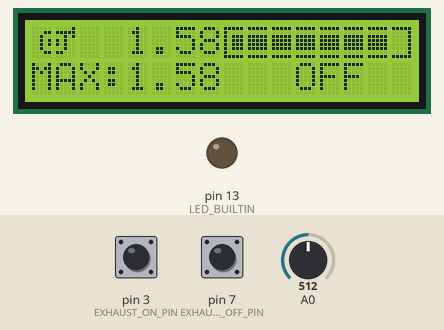
The sketch below on a simulated Arduino Uno, built with avr-gcc and run on an emulated ATmega328P. On the bench: 16×2 character LCD, output pins drawn as LEDs (lit = HIGH). The test bench sets the inputs (shaded band); at power-on: A0 = 512, pin 3 (EXHAUST_ON_PIN) HIGH, pin 7 (EXHAUST_OFF_PIN) HIGH. What the sketch prints to the serial monitor is not drawn.

Above: at 2.9 s.
3.0 s: A0 set to 692
At 5.0 s:
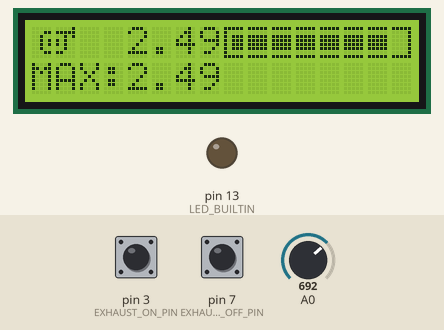
5.3 s: A0 set to 705
At 7.0 s:
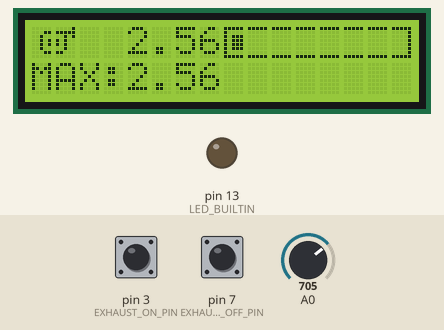
7.3 s: pin 3 (EXHAUST_ON_PIN) pulled LOW for 1 s
At 9.1 s:
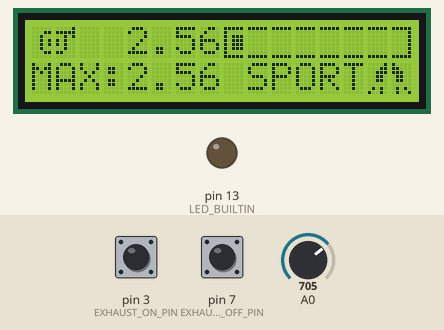
9.8 s: pin 7 (EXHAUST_OFF_PIN) pulled LOW for 1 s
At 10.9 s:
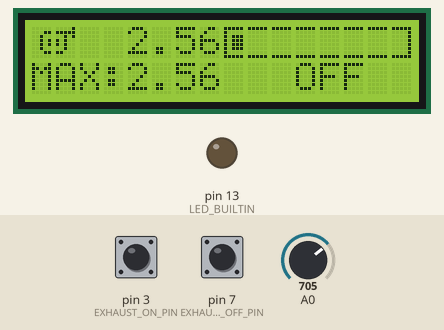
13.8 s: A0 set to 716
At 14.5 s:
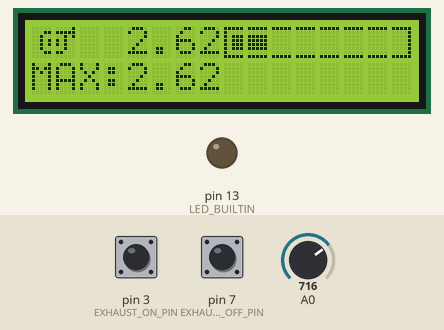
15.5 s: pin 3 (EXHAUST_ON_PIN) pulled LOW for 3.2 s
At 16.6 s:
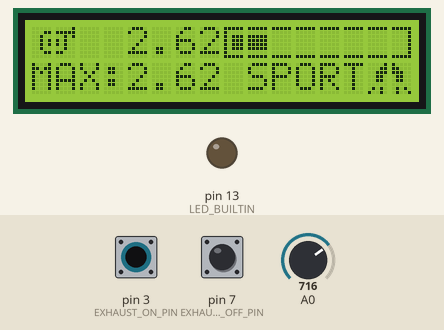
Timing chart, 0 to 18.5 s (numbered marks = the images above; inputs shaded):
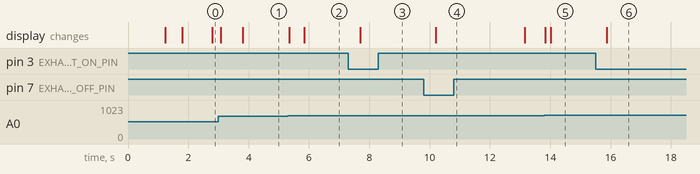

Measured:
- the behaviour switches between 704 and 705 on A0 (found by bisection; images 1 and 2)
- after the input at 3.0 s, the display: first changes after 0.08 s (image 1 shows a later state)
- after the input at 5.3 s, the display: first changes after 0.05 s (image 2 shows a later state)
- after the input at 7.3 s, the display: changes after 0.40 s (image 3)
- after the input at 9.8 s, the display: changes after 0.40 s (image 4)
- after the input at 13.8 s, the display: first changes at once (image 5 shows a later state)
- after the input at 15.5 s, the display: changes after 0.37 s (image 6)

The sketch:

main.ino
```cpp
#include <Wire.h>
#include <LiquidCrystal_I2C.h>
#include <string.h>


const int  MAX_VAL_PERIOD_SEC = 30;
const float BAR_MIN = 0.8;
const float BAR_MAX = 3.3;
const int EXHAUST_BUTTON_THRESHOLD = 300; // ms
const int EXHAUST_ON_PIN = 3; //D3
const int EXHAUST_OFF_PIN = 7; //D7


// Структура для кольцевой очереди с поиском максимума
struct CircularQueue {
    float* values;      // Массив значений
    int* maxDeque;      // Дек индексов для поиска максимума (кольцевой)
    int capacity;       // Размер буфера
    int qHead;          // Голова очереди значений
    int qTail;          // Хвост очереди значений
    int qSize;          // Текущий размер очереди
    int dHead;          // Голова дека максимумов
    int dTail;          // Хвост дека максимумов
};

struct CircularQueue *queue = NULL;
int qError = 0;

float maxPressInSec = 0;

// Прототипы функций
void initCircularQueue(struct CircularQueue **q, int capacity);
void freeCircularQueue(struct CircularQueue *q);
int isQueueEmpty(struct CircularQueue *q);
int isQueueFull(struct CircularQueue *q);
void enqueue(struct CircularQueue *q, float value);
float dequeue(struct CircularQueue *q);
float getMaximum(struct CircularQueue *q);
int getQueueSize(struct CircularQueue *q);

LiquidCrystal_I2C lcd(0x27 , 16, 2);

const int SENSOR_MAP_SIZE = 10;
const float SENSOR_MAP[SENSOR_MAP_SIZE][2] = {
  {25, -1},
  {45, -0.8},
  {202, 0},
  {302, 0.5},
  {399, 1.0},
  {457, 1.3},
  {516, 1.6},
  {554, 1.8},
  {595, 2.0},
  {791, 3.0}
};

void initCircularQueue(struct CircularQueue **q, int capacity) {
  Serial.print("Allocating memory for circular queue, capacity: ");
  Serial.println(capacity);

  *q = (struct CircularQueue*)malloc(sizeof(struct CircularQueue));
  if(*q == NULL) {
    Serial.println("ERROR: malloc queue failed");
    qError = 1;
    return;
  }

  (*q)->values = (float*)calloc(capacity, sizeof(float));
  if((*q)->values == NULL) {
    Serial.println("ERROR: calloc values failed");
    free(*q);
    *q = NULL;
    qError = 1;
    return;
  }

  (*q)->maxDeque = (int*)calloc(capacity, sizeof(int));
  if((*q)->maxDeque == NULL) {
    Serial.println("ERROR: calloc maxDeque failed");
    free((*q)->values);
    free(*q);
    *q = NULL;
    qError = 1;
    return;
  }

  (*q)->capacity = capacity;
  (*q)->qHead = 0;
  (*q)->qTail = 0;
  (*q)->qSize = 0;
  (*q)->dHead = 0;
  (*q)->dTail = 0;

  Serial.println("Circular queue initialization complete");
}

void freeCircularQueue(struct CircularQueue *q) {
  if(q != NULL) {
    if(q->values != NULL) free(q->values);
    if(q->maxDeque != NULL) free(q->maxDeque);
    free(q);
  }
}

void setup() {
  Serial.begin(9600);
  delay(1000); // Задержка для инициализации Serial порта
  Serial.println("=== Audi Turbometer Starting ===");

  lcd.init();
  lcd.begin(16, 2);
  lcd.backlight();
  lcd.clear();
  lcd.setCursor(0, 0);
  lcd.print("Initializing...");

  initBar2();
  pinMode(LED_BUILTIN, OUTPUT);
  pinMode(EXHAUST_ON_PIN, INPUT_PULLUP);
  pinMode(EXHAUST_OFF_PIN, INPUT_PULLUP);

  int queueCapacity = MAX_VAL_PERIOD_SEC + 5;
  initCircularQueue(&queue, queueCapacity);

  if(qError == 0){
    lcd.clear();
    lcd.setCursor(0, 0);
    lcd.print("Ready!");
    delay(500);
    lcd.clear();
    Serial.println("=== Setup Complete ===");
  } else {
    lcd.setCursor(0, 1);
    lcd.print("Init Error!");
  }
}

void loop() {
  static unsigned long displayTimer;
  static unsigned long queueTimer;
  static bool firstRun = true;

  static bool currentExhaustShowState = false;
  static bool exhaustOnIsPressed = false;
  static bool exhaustOffIsPressed = false;
  static byte lastOffReading = 0;
  static byte lastOnReading = 0;
  static unsigned long lastOffDebounceTime;
  static unsigned long lastOnDebounceTime;
  static unsigned long lastExhaustStateChangeTime;
  static char exhaustString[] = "     ";

  int readFromAnalog = analogRead(A0);
  float currentPressure = getPressureFromAnalog(readFromAnalog);

  if (millis() - queueTimer > 1000){
    // сюда заходим раз в секунду
    if(queue != NULL){
      if(firstRun){
        Serial.println("First enqueue operation");
        firstRun = false;
      }

      enqueue(queue, maxPressInSec);
      Serial.print("ENQ: val=");
      Serial.print(maxPressInSec, 2);
      Serial.print(" | qSize=");
      Serial.print(getQueueSize(queue));

      if (getQueueSize(queue) > MAX_VAL_PERIOD_SEC){
         float dequeued = dequeue(queue);
         Serial.print(" | DEQ=");
         Serial.print(dequeued, 2);
      }

      float maxVal = getMaximum(queue);
      Serial.print(" | MAX=");
      Serial.println(maxVal, 2);

      updateMax(maxVal);
    } else {
      Serial.println("ERROR: queue is NULL in loop");
    }
    maxPressInSec = 0;
    queueTimer = millis();
  }

  if (currentPressure > maxPressInSec){
    maxPressInSec = currentPressure;
  }

  if (millis() - displayTimer > 50){
    if (millis() - lastExhaustStateChangeTime < 10 * 1000 && currentExhaustShowState == true){
      strcpy(exhaustString, "SPORT");
    } else if (millis() - lastExhaustStateChangeTime < 3 * 1000 && currentExhaustShowState == false){
      strcpy(exhaustString, "  OFF");
    } else {
      strcpy(exhaustString, "     ");
    }
    updateDisplay(readFromAnalog, currentExhaustShowState, exhaustString);
    displayTimer = millis();
  }

  // ======= debounce logic

  byte currentOffReading = digitalRead(EXHAUST_OFF_PIN);
  if (currentOffReading == 1){
    exhaustOffIsPressed = false;
  }
  if (currentOffReading != lastOffReading) {
    lastOffDebounceTime = millis();
  }

  if (millis() - lastOffDebounceTime > EXHAUST_BUTTON_THRESHOLD) {
    if (!exhaustOffIsPressed && currentOffReading == 0){
      currentExhaustShowState = false;
      lastExhaustStateChangeTime = millis();
      exhaustOffIsPressed = true;
    }
  }
  lastOffReading = currentOffReading;


  byte currentOnReading = digitalRead(EXHAUST_ON_PIN);
  if (currentOnReading == 1){
    exhaustOnIsPressed = false;
  }
  if (currentOnReading != lastOnReading) {
    lastOnDebounceTime = millis();
  }

  if (millis() - lastOnDebounceTime > EXHAUST_BUTTON_THRESHOLD) {
    if (!exhaustOnIsPressed && currentOnReading == 0){
      currentExhaustShowState = true;
      lastExhaustStateChangeTime = millis();
      exhaustOnIsPressed = true;
    }
  }
  lastOnReading = currentOnReading;
}


void updateDisplay(int rawAnalog, bool currentExhaustShowState, char* exhaustString){
  float volts = convertToVolts(rawAnalog);
  int currentPercent;
  if (rawAnalog - 202.0 >= 0){
    currentPercent = (int) ((((float)rawAnalog - 202.0) / 197.0) * 100); // bar limit is 1 bar, 0 percent is atmo, 255 percent is negative pressure
  } else {
    currentPercent = 255;
  }
  float currentPressure = getPressureFromAnalog(rawAnalog);

  // Строка 0: символы + текущее давление
  lcd.setCursor(0, 0);
  lcd.write(4);  // left
  lcd.write(5);  // right
  lcd.print(" ");

  // Форматируем текущее давление (фиксированная ширина)
  if (currentPressure >= 0.0){
    lcd.print(" "); // пробел для выравнивания
  }
  lcd.print(currentPressure, 2); // 2 знака после запятой
  fillBar2(8, 0, 8, currentPercent);
  lcd.setCursor(9, 1);
  lcd.print(exhaustString);

  lcd.setCursor(14, 1);
  if (currentExhaustShowState == true) {
    lcd.write(6);  // left
    lcd.write(7);
  } else {
    lcd.print("  ");
  }
}

void updateMax(float maxValue){
  // Выводим MAX на второй строке
  lcd.setCursor(0, 1);
  if (qError != 0){
    lcd.print("Error: E");
    lcd.print(qError);
    //lcd.print("       "); // очистка остатков
  } else {
    lcd.print("MAX:");
    if (maxValue < 0.0){
      maxValue = 0.0;
    }
    lcd.print(maxValue, 2); // 2 знака после запятой
    //lcd.print("       "); // очистка остатков
  }
}

float convertToVolts(int x){
  float volt = (float)(x * 5.0) / 1024;
  return volt;
}

float getPressureFromAnalog(int x){
  if (x >= SENSOR_MAP[SENSOR_MAP_SIZE - 1][0]){
    return SENSOR_MAP[SENSOR_MAP_SIZE - 1][1];
  }
  if (x <= SENSOR_MAP[0][0]){
    return SENSOR_MAP[0][1];
  }

  int target = 0;
  for (int i = 1; i < SENSOR_MAP_SIZE; i++){
    if (SENSOR_MAP[i][0] > x){
      target = i;
      break;
    }
  }
  float linCoef = (x - SENSOR_MAP[target - 1][0]) / (SENSOR_MAP[target][0] - SENSOR_MAP[target - 1][0]);
  float res = ((SENSOR_MAP[target][1] - SENSOR_MAP[target - 1][1]) * linCoef) + SENSOR_MAP[target - 1][1];
  return res;
}

void initBar2() {
  // необходимые символы для работы
  // создано в http://maxpromer.github.io/LCD-Character-Creator/
  byte right_empty[8] = {0b11111,  0b00001,  0b00001,  0b00001,  0b00001,  0b00001,  0b00001,  0b11111};
  byte center_empty[8] = {0b11111, 0b00000,  0b00000,  0b00000,  0b00000,  0b00000,  0b00000,  0b11111};
  byte left_full[8] = {0b11111, 0b10000, 0b10111, 0b10111, 0b10111, 0b10111, 0b10000, 0b11111};
  byte center_full[8] = {0b11111, 0b00000, 0b11111, 0b11111, 0b11111, 0b11111, 0b00000, 0b11111};
  byte left[] = {0x00, 0x03, 0x04, 0x05, 0x05, 0x04, 0x03, 0x00};
  byte right[] = { 0x01,0x1F, 0x05, 0x14, 0x14, 0x04, 0x18, 0x00};
  byte trombon_left[] = { 0x01, 0x03, 0x07, 0x06, 0x06, 0x00, 0x0A, 0x12};
  byte trombon_right[] = { 0x10, 0x18, 0x1C, 0x0C, 0x0C, 0x00, 0x0A, 0x09};
  lcd.createChar(0, center_empty);
  lcd.createChar(1, right_empty);
  lcd.createChar(2, left_full);
  lcd.createChar(3, center_full);
  lcd.createChar(4, left);
  lcd.createChar(5, right);
  lcd.createChar(6, trombon_left);
  lcd.createChar(7, trombon_right);
}

//fillBar2 принимает аргументы (столбец, строка, длина полосы, значение в % (0 - 100) )
void fillBar2(byte start_pos, byte row, byte bar_length, byte fill_percent) {
  Serial.println(fill_percent);
  byte infill = round((float)bar_length * fill_percent / 100);
  lcd.setCursor(start_pos, row);
  lcd.write(2);   // left_full
  if (fill_percent == 255){
    infill = 0;
    lcd.write(0);
  } else {
    lcd.write(3);
  }
  for (int n = 1; n < bar_length - 2; n++) {
    if (n < infill) lcd.write(3);  // center_full
    if (n >= infill) lcd.write(0);  // center_empty
  }
  lcd.write(1);  // right_empty
}


// ========== Вспомогательные функции ==========

int isQueueEmpty(struct CircularQueue *q) {
  return (q->qSize == 0);
}

int isQueueFull(struct CircularQueue *q) {
  return (q->qSize >= q->capacity);
}

int getQueueSize(struct CircularQueue *q) {
  return q->qSize;
}

// Размер дека максимумов
int dequeSize(struct CircularQueue *q) {
  if(q->dTail >= q->dHead) {
    return q->dTail - q->dHead;
  } else {
    return q->capacity - q->dHead + q->dTail;
  }
}

// Получить индекс с головы дека максимумов
int dequeFront(struct CircularQueue *q) {
  if(dequeSize(q) == 0) {
    Serial.println("ERROR: deque is empty (front)");
    return -1;
  }
  return q->maxDeque[q->dHead];
}

// Получить индекс с хвоста дека максимумов
int dequeBack(struct CircularQueue *q) {
  if(dequeSize(q) == 0) {
    Serial.println("ERROR: deque is empty (back)");
    return -1;
  }
  int idx = (q->dTail - 1 + q->capacity) % q->capacity;
  return q->maxDeque[idx];
}

// Удалить элемент с головы дека максимумов
void dequePopFront(struct CircularQueue *q) {
  if(dequeSize(q) > 0) {
    q->dHead = (q->dHead + 1) % q->capacity;
  }
}

// Удалить элемент с хвоста дека максимумов
void dequePopBack(struct CircularQueue *q) {
  if(dequeSize(q) > 0) {
    q->dTail = (q->dTail - 1 + q->capacity) % q->capacity;
  }
}

// Добавить элемент в хвост дека максимумов
void dequePushBack(struct CircularQueue *q, int idx) {
  q->maxDeque[q->dTail] = idx;
  q->dTail = (q->dTail + 1) % q->capacity;
}

// ========== Основные функции очереди ==========

void enqueue(struct CircularQueue *q, float value) {
  if(q == NULL) {
    Serial.println("ERROR: queue is NULL in enqueue");
    qError = 3;
    return;
  }

  if(isQueueFull(q)) {
    Serial.println("WARNING: queue is full, cannot enqueue");
    return;
  }

  // Добавляем значение в очередь
  q->values[q->qTail] = value;
  int newIdx = q->qTail;
  q->qTail = (q->qTail + 1) % q->capacity;
  q->qSize++;

  // Поддерживаем монотонно убывающий дек для максимумов
  // Удаляем с хвоста все элементы меньше текущего
  while(dequeSize(q) > 0) {
    int backIdx = dequeBack(q);
    if(q->values[backIdx] < value) {
      dequePopBack(q);
    } else {
      break;
    }
  }

  // Добавляем текущий индекс в хвост дека
  dequePushBack(q, newIdx);
}

float dequeue(struct CircularQueue *q) {
  if(q == NULL) {
    Serial.println("ERROR: queue is NULL in dequeue");
    qError = 3;
    return 0.0;
  }

  if(isQueueEmpty(q)) {
    Serial.println("ERROR: queue is empty in dequeue");
    qError = 2;
    return 0.0;
  }

  // Получаем значение с головы очереди
  float value = q->values[q->qHead];
  int oldIdx = q->qHead;
  q->qHead = (q->qHead + 1) % q->capacity;
  q->qSize--;

  // Если удаляемый элемент был максимумом, удаляем его из дека
  if(dequeSize(q) > 0 && dequeFront(q) == oldIdx) {
    dequePopFront(q);
  }

  return value;
}

float getMaximum(struct CircularQueue *q) {
  if(q == NULL) {
    Serial.println("ERROR: queue is NULL in getMaximum");
    qError = 3;
    return 0.0;
  }

  if(isQueueEmpty(q) || dequeSize(q) == 0) {
    return 0.0;
  }

  // Максимум всегда в голове дека
  int maxIdx = dequeFront(q);
  return q->values[maxIdx];
}
```
